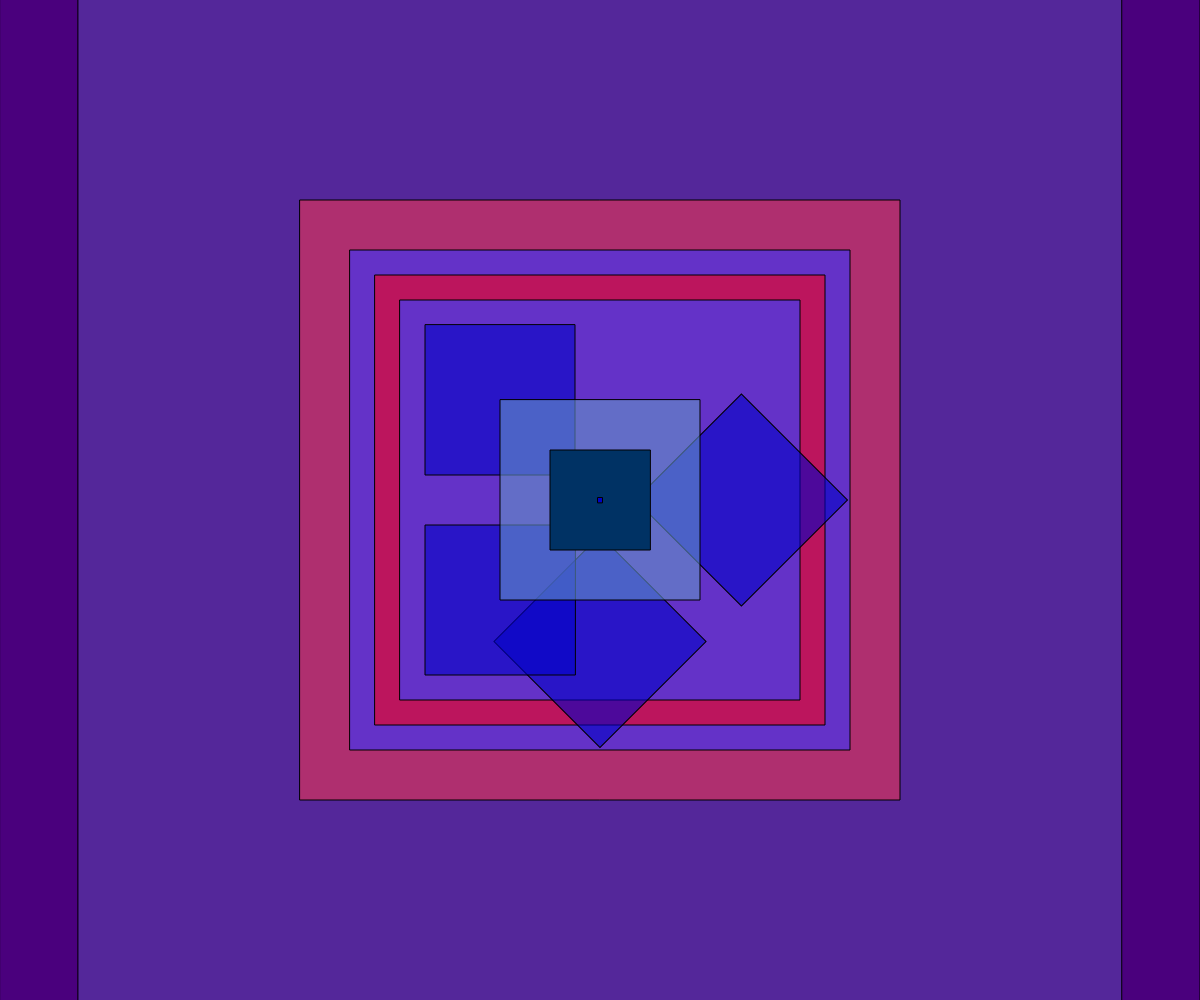
Frame 1 (no input)
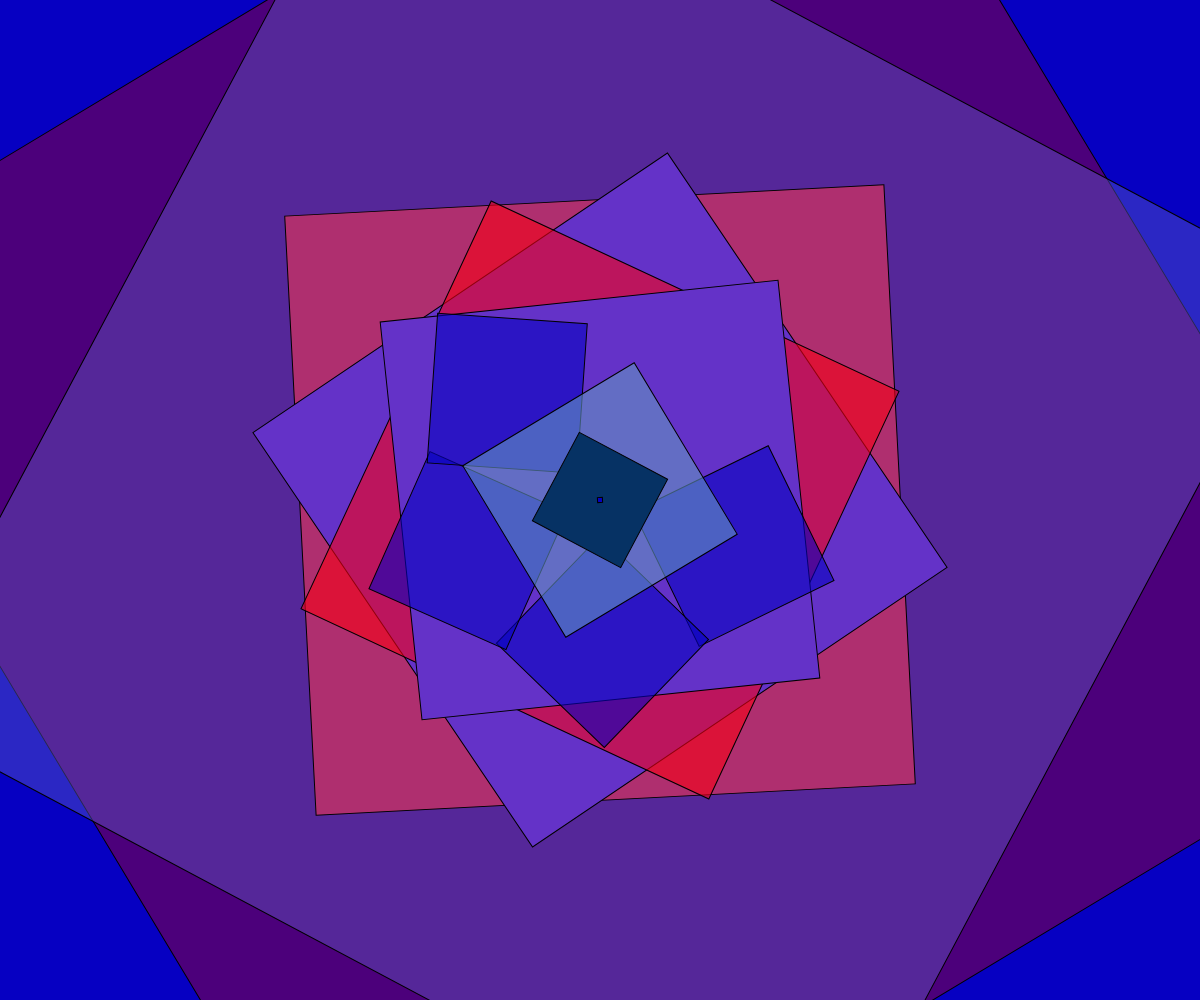
Frame 60 (no input)
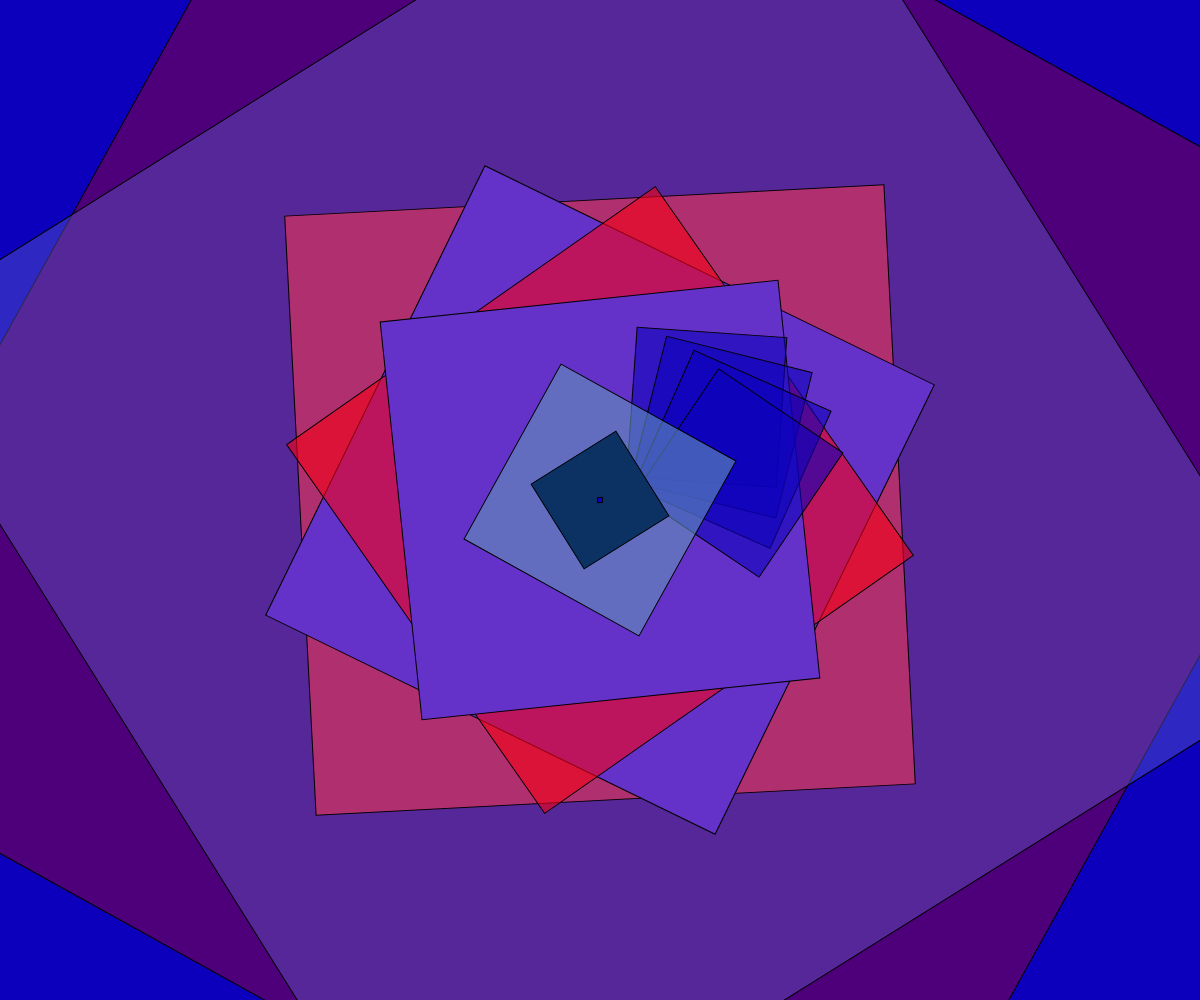
Frame 120 (the mouse pressed at the canvas centre since frame 60)

The p5.js sketch that drew these frames (run headless with seeded random() and noise() and a simulated clock; from frame 60 on, the mouse is pressed at the canvas centre):

// p5.js sketch
// ── sketch.js

let r, angle1, angle2, angle3, angle4, angle5, red, blue;

function setup() {
  // Create a canvas that fills the entire browser window
  createCanvas(windowWidth, windowHeight);
  angleMode (DEGREES);
  rectMode (CENTER);
  angle1 =0;
  angle2 =45;
  angle3 =90;
  angle4 =0;
  angle5 =45;
  
  r = 0;
  red = 0;
  blue = 200;
}

function draw() {
background(red += 0.1, 0, blue-= 0.1);
push();
//rotate(r += 0.25);
translate(width/2, height/2);

rotate(angle1);
fill(100,0,100,190);
rect (0, 0, width);

fill(100,100,200,100);
rotate(angle1);
rect (0, 0, width/1.15);

fill(200,50,100,200);
rotate(angle4);
rect (0, 0, width/2);

fill(100, 50, 200);
rotate(angle4);
rect (0, 0, 500);

fill(250,0,20,150);
rotate(angle4);
rect (0, 0, 450);

fill(100,50,200);
rotate(angle1);
rect (0, 0, 400);

fill(red, 0, blue, 150);
rotate(angle5);
rect(100,100,150);

rotate(angle5);
rect(-100,100,150);


rotate(angle5);
rect(-100,-100,150);


rotate(angle5);
rect(100,-100,150);
pop();

translate(width/2,height/2);

fill(100,150,blue, 150);
rotate(angle3);
rect(0,0,200);

fill(red,50,100);
rotate(angle3);
rect(0,0,100);

fill(red,0,blue);
rotate(angle3);
rect(0,0,5);

angle1 += 1;
angle2 += 1;
angle3 += 1;
angle4 += 1;
angle5 += 5;
}
